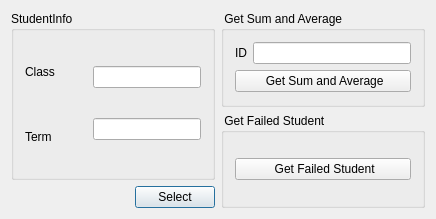
<?xml version="1.0" encoding="UTF-8"?>
<ui version="4.0">
 <class>SeleteDialogClass</class>
 <widget class="QDialog" name="SeleteDialogClass">
  <property name="geometry">
   <rect>
    <x>0</x>
    <y>0</y>
    <width>436</width>
    <height>219</height>
   </rect>
  </property>
  <property name="windowTitle">
   <string>SeleteDialog</string>
  </property>
  <layout class="QGridLayout" name="gridLayout">
   <item row="0" column="0">
    <layout class="QVBoxLayout" name="verticalLayout">
     <item>
      <widget class="QGroupBox" name="groupBox">
       <property name="title">
        <string>StudentInfo</string>
       </property>
       <layout class="QHBoxLayout" name="horizontalLayout_2" stretch="4,0">
        <item>
         <layout class="QVBoxLayout" name="verticalLayout_5">
          <item>
           <widget class="QLabel" name="lblClass">
            <property name="text">
             <string>Class</string>
            </property>
           </widget>
          </item>
          <item>
           <widget class="QLabel" name="lblTerm">
            <property name="text">
             <string>Term</string>
            </property>
           </widget>
          </item>
         </layout>
        </item>
        <item>
         <layout class="QVBoxLayout" name="verticalLayout_6">
          <item>
           <widget class="QLineEdit" name="lineEditClass"/>
          </item>
          <item>
           <widget class="QLineEdit" name="lineEditTerm"/>
          </item>
         </layout>
        </item>
       </layout>
      </widget>
     </item>
     <item>
      <layout class="QHBoxLayout" name="horizontalLayout">
       <item>
        <spacer name="horizontalSpacer">
         <property name="orientation">
          <enum>Qt::Horizontal</enum>
         </property>
         <property name="sizeHint" stdset="0">
          <size>
           <width>40</width>
           <height>20</height>
          </size>
         </property>
        </spacer>
       </item>
       <item>
        <widget class="QPushButton" name="btnSelect">
         <property name="text">
          <string>Select</string>
         </property>
        </widget>
       </item>
      </layout>
     </item>
    </layout>
   </item>
   <item row="0" column="1">
    <layout class="QVBoxLayout" name="verticalLayout_4">
     <item>
      <widget class="QGroupBox" name="groupBox_2">
       <property name="title">
        <string> Get Sum and Average</string>
       </property>
       <layout class="QVBoxLayout" name="verticalLayout_2">
        <item>
         <layout class="QHBoxLayout" name="horizontalLayout_3">
          <item>
           <widget class="QLabel" name="lblID">
            <property name="text">
             <string>ID</string>
            </property>
           </widget>
          </item>
          <item>
           <widget class="QLineEdit" name="lineEditID"/>
          </item>
         </layout>
        </item>
        <item>
         <widget class="QPushButton" name="btnSum">
          <property name="text">
           <string> Get Sum and Average</string>
          </property>
         </widget>
        </item>
       </layout>
      </widget>
     </item>
     <item>
      <widget class="QGroupBox" name="groupBox_3">
       <property name="title">
        <string> Get Failed Student</string>
       </property>
       <layout class="QVBoxLayout" name="verticalLayout_3">
        <item>
         <widget class="QPushButton" name="btnFailed">
          <property name="text">
           <string> Get Failed Student</string>
          </property>
         </widget>
        </item>
       </layout>
      </widget>
     </item>
    </layout>
   </item>
  </layout>
 </widget>
 <layoutdefault spacing="6" margin="11"/>
 <resources/>
 <connections/>
</ui>
